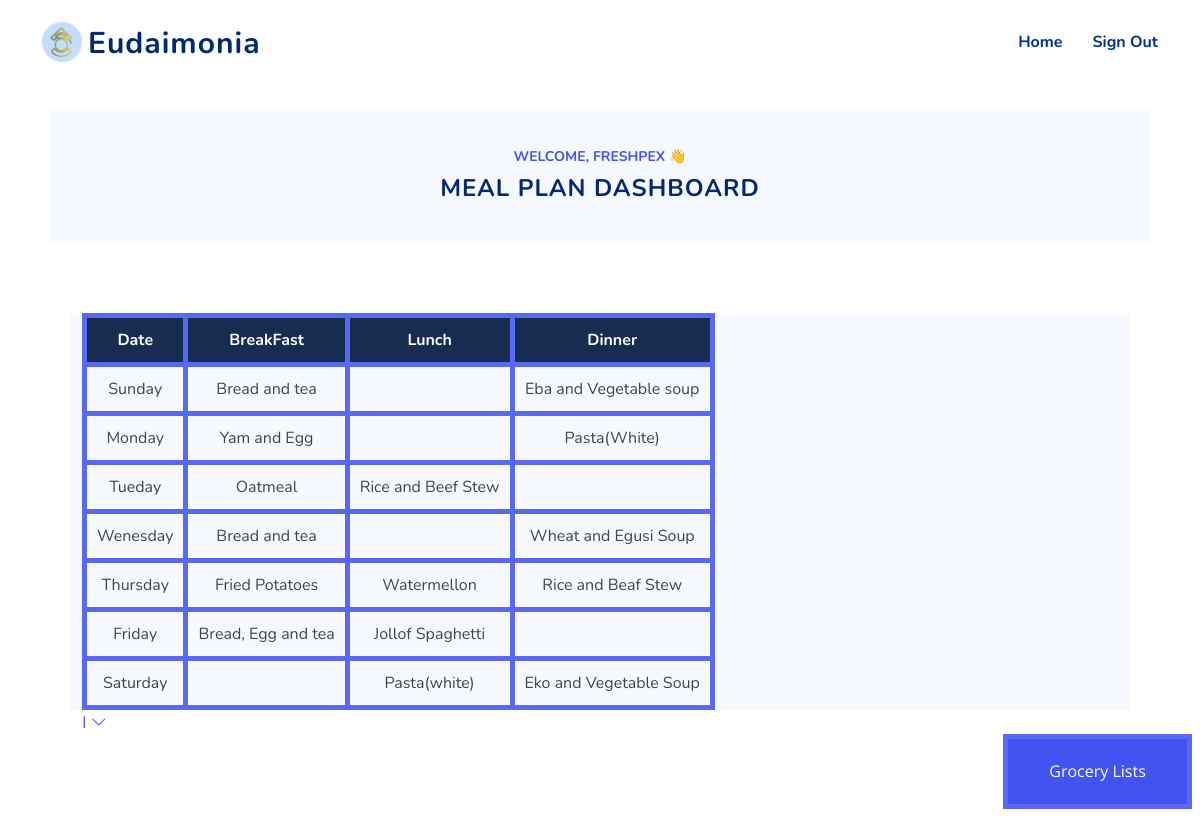
The app's page /meal (signed in) with its own data.
### tables this page shows
CREATE TABLE users
             (id INTEGER PRIMARY KEY AUTOINCREMENT,
              email TEXT UNIQUE,
              first_name TEXT,
              last_name TEXT,
              username TEXT UNIQUE,
              gender TEXT,
              university_name TEXT,
              notification_enabled INTEGER,
              privacy_enabled INTEGER,
              password_hash TEXT,
              profile_image TEXT );

CREATE TABLE freshpex (Date TEXT, BreakFast TEXT, Lunch TEXT, Dinner TEXT);

### app.py (the view)
@app.route('/meal', methods=["GET", "POST"])
def meal():
    if g.user is None:
        return redirect(url_for('signin'))
    visited = "checked your Meal"
    user_id = session['user_id']
    record_usage_history(user_id, visited)
    if request.method == "POST":
        name = g.user['username']
        session['name'] = name
        vegetarian = request.form['Vegetarian']
        allergies = session.get('allergies')
        height = float(request.form['height'])
        weight = float(request.form['weight'])
        meal = request.form['meal']
        grocery = name + '1'
        m = height * height
        bmi = weight / m
        tables = {
            ('Yes', 'Yes'): {'two': 'Allegies_UW2', 'three': 'Allegies_UW3'},
            ('Yes', 'No'): {'two': 'Vegetarian_UW2', 'three': 'Vegetarian_UW3'},
            ('No', 'Yes'): {'two': 'Allegies_UW2', 'three': 'Allegies_UW3'},
            ('No', 'No'): {'two': 'Under_weight2', 'three': 'Under_weight3'}
        }
        if bmi > 18.5:
            tables.update({
                ('Yes', 'Yes'): {'two': 'Allegies_NW2', 'three': 'Allegies_NW3'},
                ('Yes', 'No'): {'two': 'Vegetarian_NW2', 'three': 'Vegetarian_NW3'},
                ('No', 'Yes'): {'two': 'Allegies_NW2', 'three': 'Allegies_NW3'},
                ('No', 'No'): {'two': 'Normal_weight2', 'three': 'Normal_weight3'}
            })
        if bmi > 26.0:
            tables.update({
                ('Yes', 'Yes'): {'two': 'Allegies_OW2', 'three': 'Allegies_OW3'},
                ('Yes', 'No'): {'two': 'Vegetarian_OW2', 'three': 'Vegetarian_OW3'},
                ('No', 'Yes'): {'two': 'Allegies_OW2', 'three': 'Allegies_OW3'},
                ('No', 'No'): {'two': 'Over_weight2', 'three': 'Over_weight3'}
            })
        table_name = tables[(vegetarian, allergies)][meal]
        replicate_table(table_name, name)
        replicate_table(f"{table_name}_Grocery", grocery)
        groceries = get_meal_from_db(grocery)
        meal = get_meal_from_db(name)
        if allergies == 'Yes':
            meal = allergy_meals(meal, allergies)
            meal_data = get_meal_from_db(name)
            meal = list(meal_data)
        return render_template("meal.html", meal=meal, groceries=groceries, first_name=name)
    elif request.method == "GET":
        try:
            name = g.user['username']
            grocery = name + '1'
            groceries = get_meal_from_db(grocery)
            meal = get_meal_from_db(name)
            return render_template("meal.html", meal=meal, groceries=groceries, first_name=name)
        except sqlite3.OperationalError:
            return render_template('allergies.html')

### app.py (called while the page is built)
def get_user(user_id):
    query = "SELECT id, email, first_name, last_name, username, gender, university_name, password_hash, notification_enabled, privacy_enabled FROM users WHERE id = ?"
    args = (user_id,)
    row = db_query(query, args)
    if not row:
        return None
    return {
        'id': row[0][0], 'email': row[0][1], 'first_name': row[0][2], 'last_name': row[0][3], 'username': row[0][4], 'gender': row[0][5], 'university_name': row[0][6], 'password': row[0][7], 'notification_enabled': bool(row[0][8]), 'privacy_enabled': bool(row[0][9])
    }

@app.before_request
def load_user():
    user_id = session.get('user_id')
    if user_id is not None:
        g.user = get_user(user_id)
    else:
        g.user = None

def get_db():
    db = getattr(g, '_database', None)
    if db is None:
        db = g._database = sqlite3.connect(DATABASE_FILE)
        db.row_factory = sqlite3.Row
    return db

@app.teardown_appcontext
def close_connection(exception):
    db = getattr(g, '_database', None)
    if db is not None:
        db.close()

def db_query(query, args=None):
    cur = get_db().execute(query, args or ())
    rv = cur.fetchall()
    cur.close()
    return rv

def get_meal_from_db(table_name):
    query = "SELECT * FROM {}".format(table_name)
    results = db_query(query)
    if results:
        return results
    else:
        return None

def record_usage_history(user_id, route):
    date = datetime.datetime.now()
    timestamp = date.strftime('%Y-%m-%d %H:%M')
    query = "INSERT INTO usage_history (user_id, route, timestamp) VALUES (?, ?, ?)"
    args = (user_id, route, timestamp)
    db_connection = get_db()
    cur = db_connection.cursor()
    cur.execute(query, args)
    db_connection.commit()

### templates/meal.html (shortened to what this page needs)
{% extends 'user_base.html' %}  {%block content %}
<section id="contact" class="contact d-flex align-items-center contact">
  <div class="container">
    <header class="col-lg-12 hero-img section-header">
      <div id="about" class="about">
        <div class="content">
          <h3>Welcome, {{ first_name }} 👋</h3>
          <h2>Meal Plan Dashboard</h2>
        </div>
      </div>
      <link
        href="{{ url_for('static', filename='assets/css/style.css') }}"
        rel="stylesheet"
      />
      <link
        href="{{ url_for('static', filename='assets/css/meal.css') }}"
        rel="stylesheet"
      />
    </header>
    <div class="container">
      <div class="row justify-content-center">
        <table id="table">
          <tr>
            <th>Date</th>
            <th>BreakFast</th>
            <th>Lunch</th>
            <th>Dinner</th>
          </tr>
          {% for food in meal %}
          <tr>
            <td contenteditable>{{ food['Date'] }}</td>
            <td contenteditable>{{ food['BreakFast'] }}</td>
            <td contenteditable>{{ food['Lunch'] }}</td>
            <td contenteditable>{{ food['Dinner'] }}</td>
          </tr>
          {% endfor %}
        </table>
        <div class="dropdown">
          <a href="#" onclick="toggleInstructions()"><span>I</span> <i class="bi bi-chevron-down"></i></a>
        </div>
    <div>
      <button onclick="show()" id="grocery" class="grocery">
        Grocery Lists
      </button>
      <br /><br /><br />
    </div>
    </div>
  </div>
</section>
{% endblock %}

### templates/user_base.html (shortened to what this page needs)
<!DOCTYPE html>
<html lang="en">
  <head>
    <link
      href="{{ url_for('static', filename='assets/vendor/aos/aos.css') }}"
      rel="stylesheet"
    />
    <link
      href="{{ url_for('static', filename='assets/vendor/bootstrap/css/bootstrap.min.css') }}"
      rel="stylesheet"
    />
    <link
      href="{{ url_for('static', filename='assets/vendor/bootstrap-icons/bootstrap-icons.css') }}"
      rel="stylesheet"
    />
    <link
      href="{{ url_for('static', filename='assets/vendor/glightbox/css/glightbox.min.css') }}"
      rel="stylesheet"
    />
    <link
      href="{{ url_for('static', filename='assets/vendor/remixicon/remixicon.css') }}"
      rel="stylesheet"
    />
    <link
      href="{{ url_for('static', filename='assets/vendor/swiper/swiper-bundle.min.css') }}"
      rel="stylesheet"
    />
    <link
      href="{{ url_for('static', filename='assets/css/style.css') }}"
      rel="stylesheet"
    />
  </head>
  <body>
    <header id="header" class="header fixed-top">
      <div
        class="container-fluid container-xl d-flex align-items-center justify-content-between"
      >
        <a href="/" class="logo d-flex align-items-center">
          <img src="{{url_for('static', filename='img/emblem.png')}}" alt="" />
          <span>Eudaimonia</span>
        </a>
        <nav id="navbar" class="navbar">
          <ul>
            <li><a class="nav-link" href="/home">Home</a></li>
            <li>
              <a class="nav-link" href="/signout">Sign Out</a>
            </li>
          </ul>
        </nav>
      </div>
    </header>
    <main id="main">
      {% block content %} {% endblock %}
    </main>
  </body>
</html>

### static/assets/css/style.css (style rules this page uses)
:root { scroll-behavior: smooth; }
body { font-family: "Open Sans", sans-serif; color: #444444; }
a { color: #4154f1; text-decoration: none; }
h1, h2, h3, h4, h5, h6, label, table { font-family: "Nunito", sans-serif; }
table { text-align: center; border-collapse: collapse; width: 100%; background: #f6f9ff; }
td { padding: 10px; border: 5px solid #5969f3; color: #444444; }
th { background-color: rgba(1, 22, 61, 0.9); padding: 10px; border: 5px solid #5969f3; color: #fff; }
.grocery { position: absolute; right: 0.5em; width: 5cm; height: 2cm; background-color: #4154f1; border: 5px solid #5969f3; color: #fff; }
section { padding: 5px 0; overflow: hidden; }
.section-header { text-align: center; padding-bottom: 40px; }
.section-header h2 { font-size: 13px; letter-spacing: 1px; font-weight: 700; margin: 0; color: #4154f1; text-transform: uppercase; }
.header { transition: all 0.5s; z-index: 997; padding: 20px 0; }
.header .logo { line-height: 0; }
.header .logo img { max-height: 40px; margin-right: 6px; }
.header .logo span { font-size: 30px; font-weight: 700; letter-spacing: 1px; color: #012970; font-family: "Nunito", sans-serif; margin-top: 3px; }
.navbar { padding: 0; }
.navbar ul { margin: 0; padding: 0; display: flex; list-style: none; align-items: center; }
.navbar li { position: relative; }
.navbar a, .navbar a:focus { display: flex; align-items: center; justify-content: space-between; padding: 10px 0 10px 30px; font-family: "Nunito", sans-serif; font-size: 16px; font-weight: 700; color: #013289; white-space: nowrap; transition: 0.3s; }
.about .content { background-color: #f6f9ff; padding: 40px; }
.about h3 { font-size: 14px; font-weight: 700; color: #4154f1; text-transform: uppercase; }
.about h2 { font-size: 24px; font-weight: 700; color: #012970; }
#header { position: relative; z-index: 10; }

### static/assets/css/meal.css (style rules this page uses)
table { overflow-x: auto; display: block; width: 100%; }
td, th { min-width: 100px; }
.container { padding: 20px; }
.row { margin: 10px 0; }

### records on screen
users: username "FRESHPEX"
freshpex: Date "Sunday", BreakFast "Bread and tea", Dinner "Eba and Vegetable soup"
freshpex: Date "Monday", BreakFast "Yam and Egg", Dinner "Pasta(White)"
freshpex: Date "Tueday", BreakFast "Oatmeal", Lunch "Rice and Beef Stew"
freshpex: Date "Wenesday", BreakFast "Bread and tea", Dinner "Wheat and Egusi Soup"
freshpex: Date "Thursday", BreakFast "Fried Potatoes", Lunch "Watermellon", Dinner "Rice and Beaf Stew"
freshpex: Date "Friday", BreakFast "Bread, Egg and tea", Lunch "Jollof Spaghetti"
freshpex: Date "Saturday", Lunch "Pasta(white)", Dinner "Eko and Vegetable Soup"
